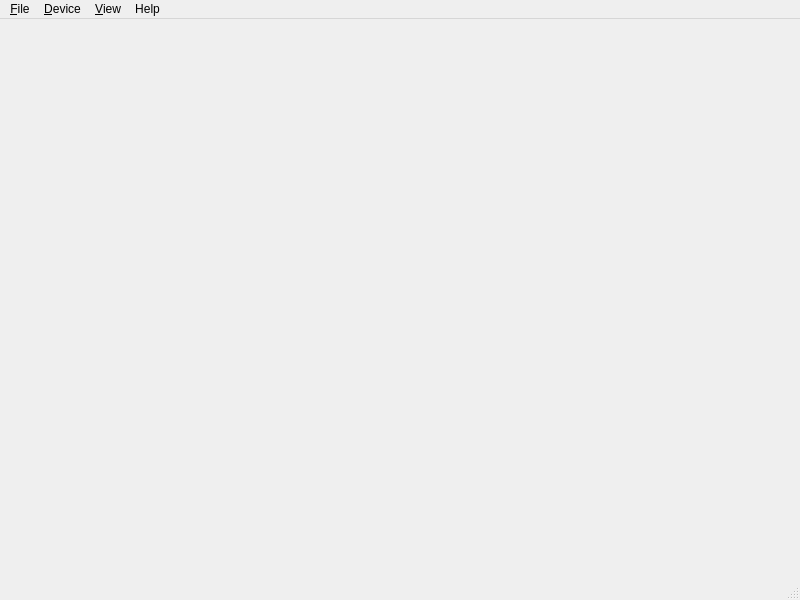
<?xml version="1.0" encoding="UTF-8"?>
<ui version="4.0">
 <class>mainWindow</class>
 <widget class="QMainWindow" name="mainWindow">
  <property name="geometry">
   <rect>
    <x>0</x>
    <y>0</y>
    <width>800</width>
    <height>600</height>
   </rect>
  </property>
  <property name="windowTitle">
   <string>Joulescope</string>
  </property>
  <property name="windowIcon">
   <iconset resource="joulescope.qrc">
    <normaloff>:/joulescope/resources/icon_64x64.ico</normaloff>:/joulescope/resources/icon_64x64.ico</iconset>
  </property>
  <widget class="QStatusBar" name="statusbar"/>
  <widget class="QMenuBar" name="menubar">
   <property name="geometry">
    <rect>
     <x>0</x>
     <y>0</y>
     <width>800</width>
     <height>36</height>
    </rect>
   </property>
   <widget class="QMenu" name="menuFile">
    <property name="title">
     <string>&amp;File</string>
    </property>
    <addaction name="actionOpen"/>
    <addaction name="actionClose"/>
    <addaction name="actionPreferences"/>
    <addaction name="actionExit"/>
   </widget>
   <widget class="QMenu" name="menuView">
    <property name="title">
     <string>&amp;View</string>
    </property>
   </widget>
   <widget class="QMenu" name="menuDevice">
    <property name="title">
     <string>&amp;Device</string>
    </property>
   </widget>
   <widget class="QMenu" name="menuHelp">
    <property name="title">
     <string>Help</string>
    </property>
   </widget>
   <addaction name="menuFile"/>
   <addaction name="menuDevice"/>
   <addaction name="menuView"/>
   <addaction name="menuHelp"/>
  </widget>
  <action name="actionExit">
   <property name="text">
    <string>E&amp;xit</string>
   </property>
   <property name="iconText">
    <string>Exit</string>
   </property>
  </action>
  <action name="actionDeveloper">
   <property name="checkable">
    <bool>true</bool>
   </property>
   <property name="text">
    <string>Developer</string>
   </property>
  </action>
  <action name="actionDisable">
   <property name="text">
    <string>Disable</string>
   </property>
  </action>
  <action name="actionPlay">
   <property name="text">
    <string>Play</string>
   </property>
  </action>
  <action name="actionStop">
   <property name="text">
    <string>Stop</string>
   </property>
  </action>
  <action name="actionRecord">
   <property name="text">
    <string>Record</string>
   </property>
  </action>
  <action name="actionOpen">
   <property name="text">
    <string>&amp;Open</string>
   </property>
  </action>
  <action name="actionClose">
   <property name="text">
    <string>&amp;Close</string>
   </property>
  </action>
  <action name="actionPreferences">
   <property name="text">
    <string>Preferences</string>
   </property>
  </action>
 </widget>
 <resources>
  <include location="joulescope.qrc"/>
 </resources>
 <connections/>
</ui>
